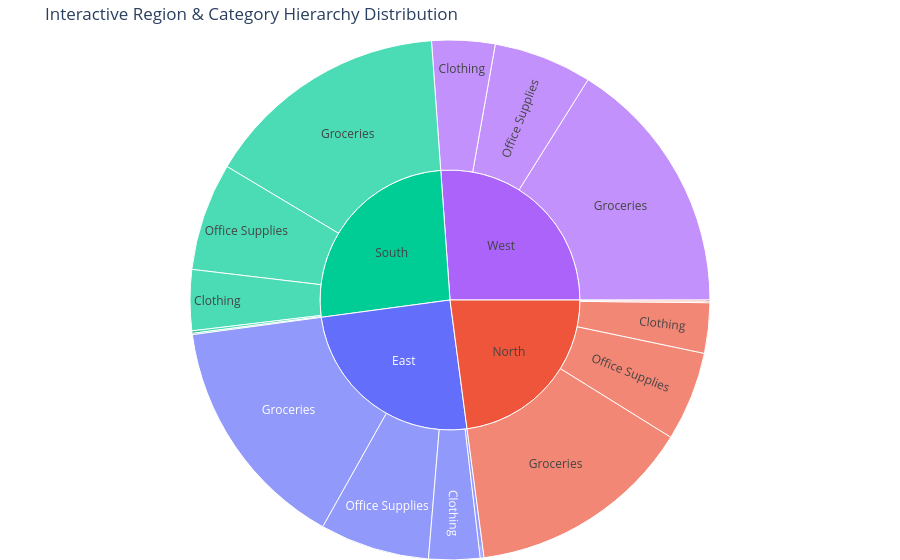

The code cell stored with this chart in its notebook:
### Markdown cell above
<h2 style="background: linear-gradient(90deg, #0F172A, #1E3A8A); color: yellow; padding: 12px 18px; border-radius: 6px; font-family: sans-serif; margin-top: 0;">
    Regional and Category sales Distribution(sunburst chart)
</h2>

### Code cell
import plotly.express as px

# Region and Category Sales Distribution (Interactive Sunburst)
fig = px.sunburst(
    df_clean, 
    path=['Region', 'Category'], 
    values='Sales',
    title='Interactive Region & Category Hierarchy Distribution',
    color='Region',
    template='plotly_white'
)

fig.update_layout(margin=dict(t=40, l=0, r=0, b=0))
fig.show()

### Figure 1 — Plotly figure (JSON) as saved in the notebook; plotly's stock layout.template omitted (floating-point values rounded to 4 significant figures)
{"data": [{"branchvalues": "total", "customdata": [["East"], ["East"], ["East"], ["East"], ["East"], ["North"], ["North"], ["North"], ["North"], ["North"], ["North"], ["South"], ["South"], ["South"], ["South"], ["South"], ["South"], ["West"], ["West"], ["West"], ["West"]], "domain": {"x": [0, 1], "y": [0, 1]}, "hovertemplate": "labels=%{label}<br>Sales=%{value}<br>parent=%{parent}<br>id=%{id}<br>Region=%{customdata[0]}<extra></extra>", "ids": ["East/Office Supplies", "East", "East/Groceries", "East/Electronics", "East/Clothing", "North/Furniture", "North/Electronics", "North/Clothing", "North", "North/Groceries", "North/Office Supplies", "South/Office Supplies", "South/Furniture", "South/Groceries", "South/Clothing", "South", "South/Electronics", "West/Clothing", "West/Groceries", "West/Office Supplies", "West"], "labels": ["Office Supplies", "East", "Groceries", "Electronics", "Clothing", "Furniture", "Electronics", "Clothing", "North", "Groceries", "Office Supplies", "Office Supplies", "Furniture", "Groceries", "Clothing", "South", "Electronics", "Clothing", "Groceries", "Office Supplies", "West"], "marker": {"colors": ["#636efa", "#636efa", "#636efa", "#636efa", "#636efa", "#EF553B", "#EF553B", "#EF553B", "#EF553B", "#EF553B", "#EF553B", "#00cc96", "#00cc96", "#00cc96", "#00cc96", "#00cc96", "#00cc96", "#ab63fa", "#ab63fa", "#ab63fa", "#ab63fa"]}, "name": "", "parents": ["East", "", "East", "East", "East", "North", "North", "North", "", "North", "North", "South", "South", "South", "South", "", "South", "West", "West", "West", ""], "type": "sunburst", "values": [81870.0, 299800.0, 176900.0, 2800.0, 38230.0, 910.0, 1100.0, 37550.0, 275100.0, 168800.0, 66730.0, 80530.0, 980.0, 183500.0, 45320.0, 312200.0, 1858.0, 47160.0, 193300.0, 73470.0, 313900.0]}], "layout": {"legend": {"tracegroupgap": 0}, "margin": {"b": 0, "l": 0, "r": 0, "t": 40}, "title": {"text": "Interactive Region & Category Hierarchy Distribution"}}}
